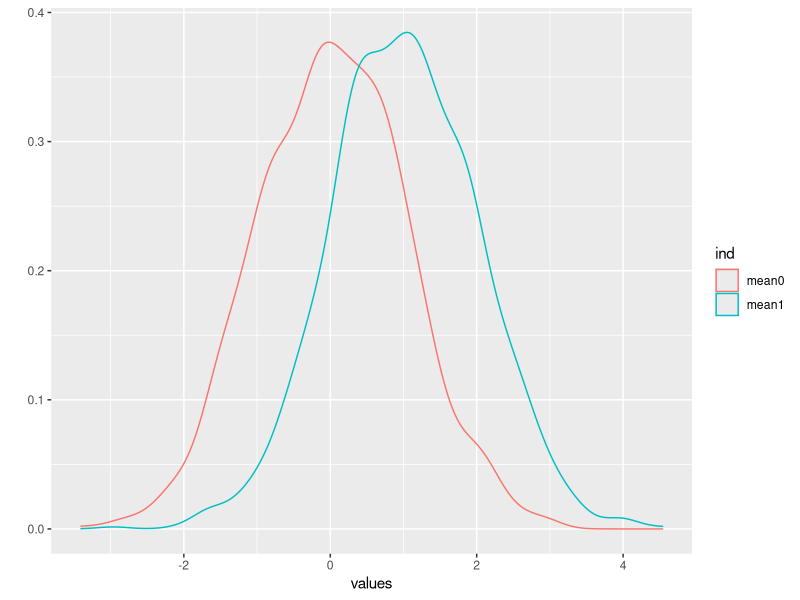
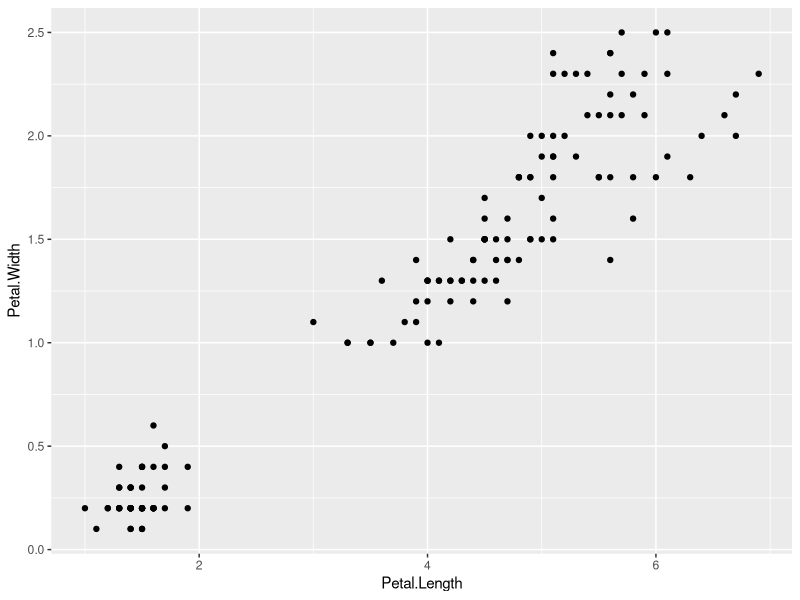
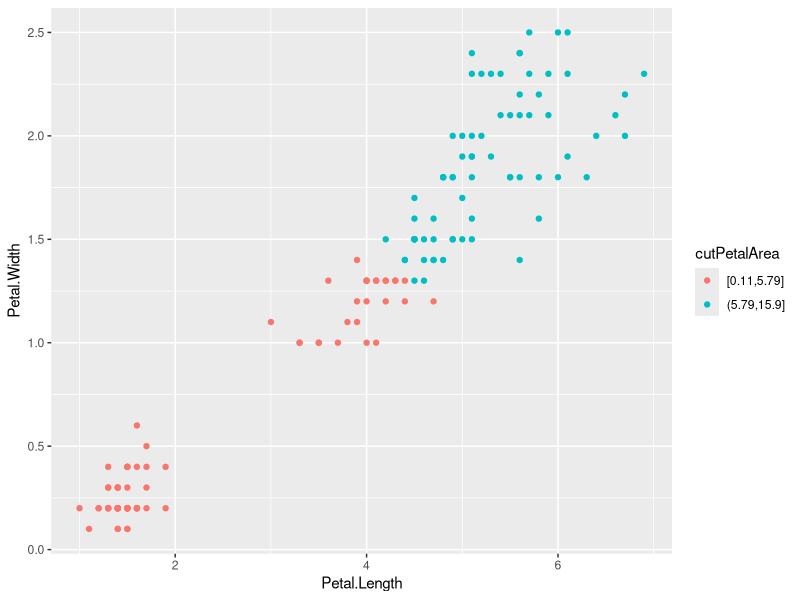
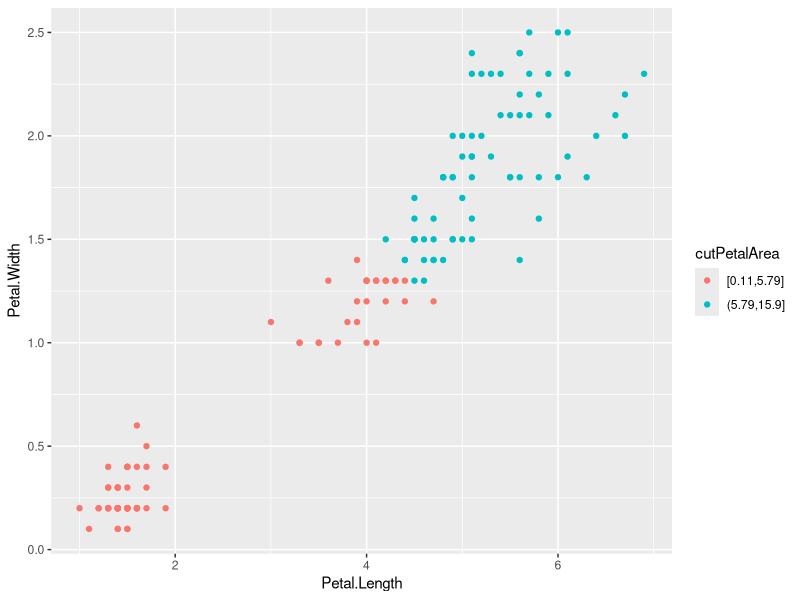
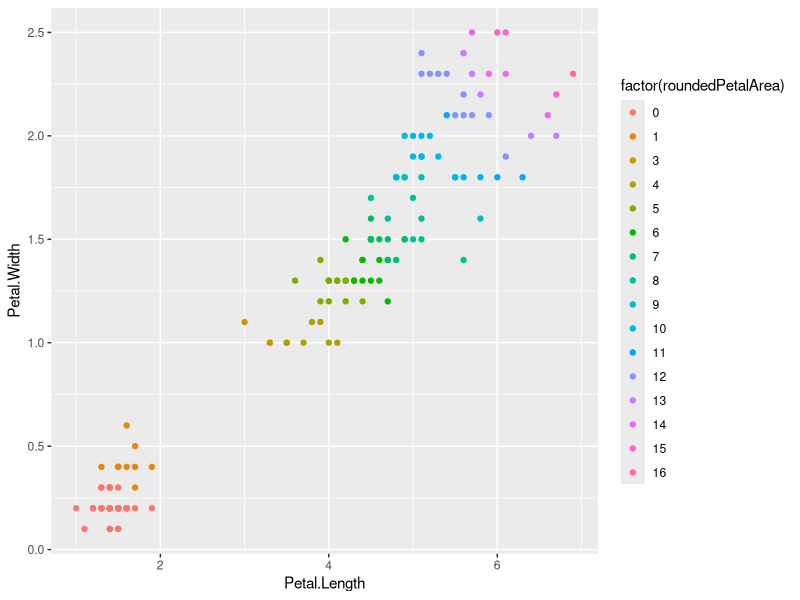
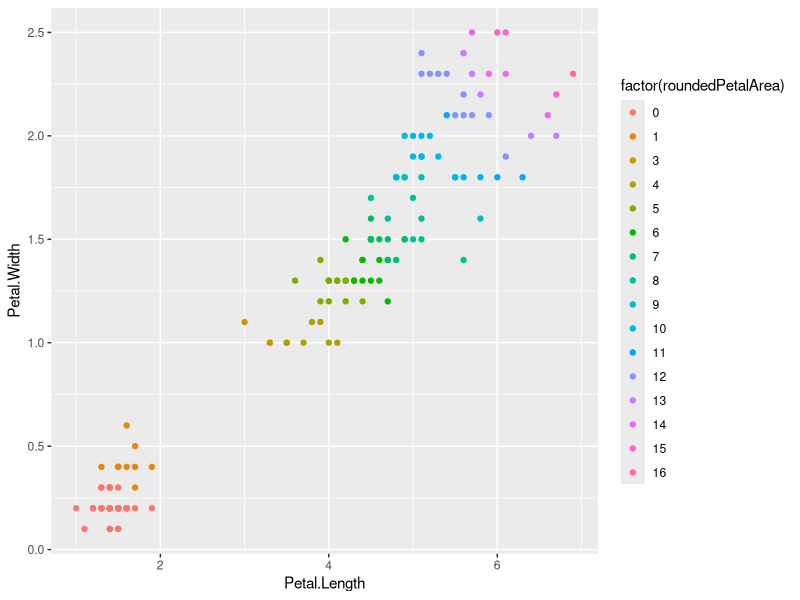
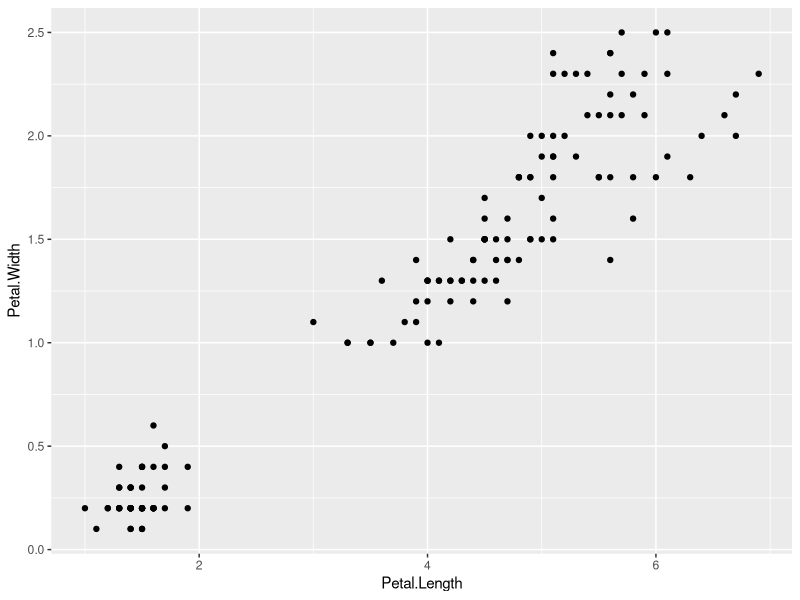
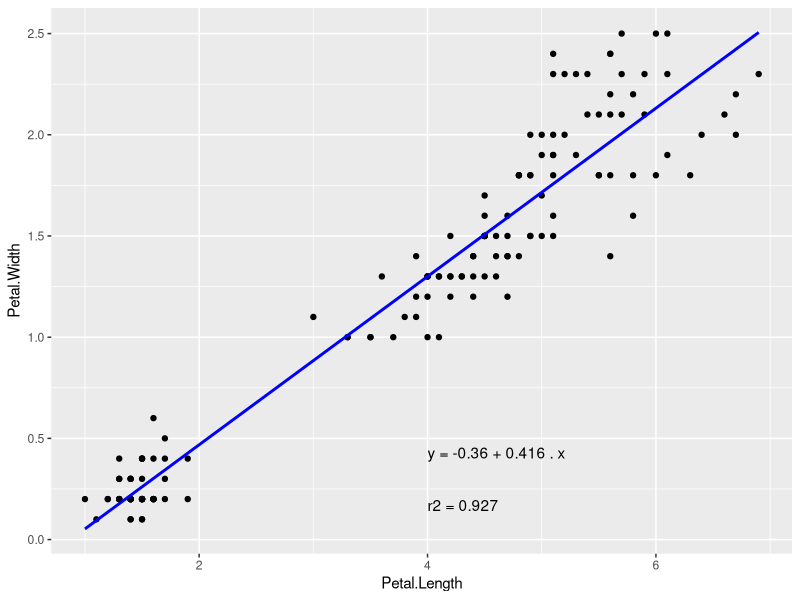

Write R code to recreate these figures, in order.
## ---- chunk 1
testDF <- list(
    mean0 = rnorm(1000),
    mean1 = rnorm(1200, mean=1)
)
## ---- chunk 2
longDF <- stack(testDF)
## ---- chunk 3
library("ggplot2")
qplot(x=values, data=longDF, geom="density", colour=ind)
## ---- chunk 4
library("ggplot2")
data(iris)
qplot(x=Petal.Length, y=Petal.Width, data=iris)
## ---- chunk 5
petalArea <- iris$Petal.Length * iris$Petal.Width
## ---- chunk 6
cutPetalArea <- cut(petalArea,
                    breaks=c(min(petalArea), mean(petalArea), max(petalArea)),
                    include.lowest=T)
## ---- chunk 7
p <- ggplot(data=iris, 
            aes(x=Petal.Length, 
                y=Petal.Width, 
                colour=cutPetalArea)) + geom_point()
p
## ---- chunk 8
qplot(x=Petal.Length, y=Petal.Width, data=iris, colour=cutPetalArea)
## ---- chunk 9
## We artificially round all values to create a finite set of integers...
roundedPetalArea <- round(petalArea, digits=0)
## ---- chunk 10
p <- ggplot(data=iris, 
            aes(x=Petal.Length, 
                y=Petal.Width, 
                colour=factor(roundedPetalArea))) + geom_point()
p
## ---- chunk 11
qplot(x=Petal.Length, y=Petal.Width, data=iris, colour=factor(roundedPetalArea))
## ---- chunk 12
library("ggplot2")
data(iris)
qplot(x=Petal.Length, y=Petal.Width, data=iris)
## ---- chunk 13
model <- lm(iris$Petal.Width~iris$Petal.Length)
model
## ---- chunk 14
rSquared <- summary(model)$r.squared
## ---- chunk 15
intercept <- coef(model)[1]
slope <- coef(model)[2]

eq <- paste0('y = ', 
             format(intercept, digits=2), 
             ifelse((slope >= 0), ' + ', ' - '), 
             format(abs(slope), digits=3), 
             ' . x')    
r2val <- paste0('r2 = ', format(rSquared, digits=3) )
## ---- chunk 16
p <- ggplot(data=iris, 
            aes(x=Petal.Length, y=Petal.Width)) + 
    geom_point() + 
    geom_smooth(method=lm, formula=y~x, se=FALSE, color="blue") +
    annotate("text", x=4, y=0.3+0.1, hjust=0, vjust=0, label=eq) + 
    annotate("text", x=4, y=0.3-0.1, hjust=0, vjust=1, label=r2val) 
p
## ---- chunk 17
library("ggplot2")
data(iris)
qplot(x=Petal.Length, y=Petal.Width, data=iris)
## ---- chunk 18
p <- ggplot(data=iris, 
            aes(x=Petal.Length, y=Petal.Width)) + 
        geom_point() + 
        geom_hline(yintercept=mean(iris$Petal.Width), colour="grey") + 
        geom_vline(xintercept=mean(iris$Petal.Length), colour="grey")
p
